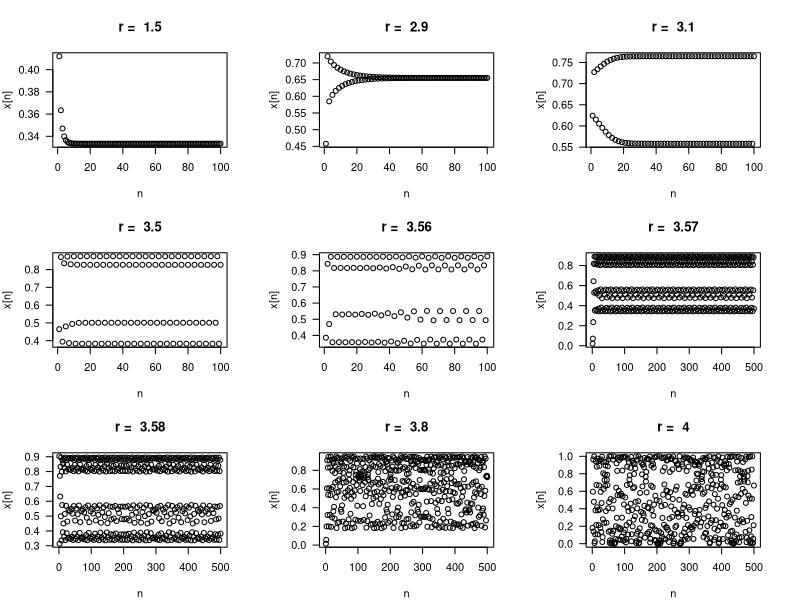

The R script that drew this image:
# program spuRs/resources/scripts/lmap.r

# discrete dynamical system generated by the logistic map

lmap <- function(x1, r, n) {
    x <- x1
    for (i in 2:n) {
        x[i] <- r*x[i-1]*(1-x[i-1])
    }
    plot(x, main = paste("r = ", as.character(r)), xlab = "n", ylab = "x[n]")
}

par(mfrow = c(3,3), mar=c(4,4,4,3), las=1)
lmap(runif(1), 1.5, 100)
lmap(runif(1), 2.9, 100)
lmap(runif(1), 3.1, 100)
lmap(runif(1), 3.5, 100)
lmap(runif(1), 3.56, 100)
lmap(runif(1), 3.57, 500)
lmap(runif(1), 3.58, 500)
lmap(runif(1), 3.8, 500)
lmap(runif(1), 4, 500)
